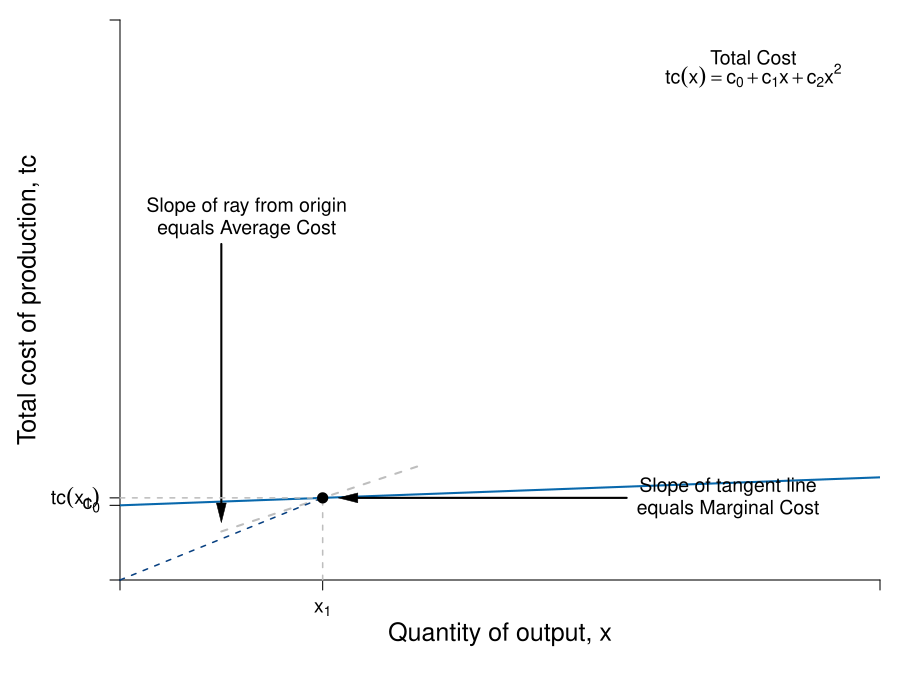

Write the R code that produced this figure.
#Graph Designer: Simon Halliday
#Authors: Bowles, Foley and Halliday
#Title: Coordination, Conflict and Competition: A Text in Microeconomics

require(shape)
pdf(file = "firmmarketsupply/total_cost_eos.pdf", width = 9, height = 7)

#Set parameters for graphics
axislabelsize <- 1.5
labelsize <- 1.2
graphlinewidth <- 2
segmentlinewidth <- 1.5

COL <- c("#7fc97f", "#beaed4", "#fdc086", "#ffff99", "#386cb0", "#f0027f", "#bf5b17", "#666666")
COLA <- c("#99d8c9","#66c2a4","#41ae76", "#238b45", "#005824")
COLB <- c("#4eb3d3", "#2b8cbe", "#0868ac","#084081")

#Edited the margins to cater for the larger LHS labels
par(mar =  c(6, 6, 1, 1))

totalcost <- function(x, c0 = 10, c1 = 2, c2 = 0.5){
  c0 + c1*x
}

avgcost <- function(x, c0 = 10, c1 = 2, c2 = 0.5){
  totalcost/x
}

marginalcost <- function(x, c1 = 2, c2 = 0.5){
  c1 + 2*c2*x
}

mcline <- function(x, constant = 0.3181472, slope = 0.125){
  constant + slope*x
}

isocost <- function(l, c = 10, w = 1, r = 1) {
  c - (w/r)*l
}


isoquant <- function(l, alpha = 0.5, x = 5) {
  (x / l^alpha)^(1/(1 - alpha))
}

xlims <- c(0, 15)
ylims <- c(0, 15)

npts <- 501 
x <- seq(xlims[1], xlims[2], length.out = npts)
y <- seq(ylims[1], ylims[2], length.out = npts) 
a <- c(13, 16.75, 19.25)

plot(0, 0, xlim = xlims, ylim = ylims, type = "n",
     xlab = expression(paste("")),
     ylab = expression(paste("")), 
     xaxt = "n", 
     yaxt = "n", 
     cex.lab = axislabelsize, 
     bty = "n",
     xaxs="i", 
     yaxs="i")

# ticksy <- seq(from = ylims[1], to = ylims[2], by = 1)
# ylabels <- seq(from = ylims[1], to = ylims[2], by = 1)
# ticksx <- seq(from = xlims[1], to = xlims[2], by = 1)
# xlabels <- seq(from = xlims[1], to = xlims[2], by = 1)
ticksy <- c(0, 2, totalcost(x = 4, c0 = 2, c1 = 0.05, c2 = 0.05), ylims[2])
ylabels <- c(NA, expression(paste(c[0])), expression(paste(tc(x[1]))), NA)
ticksx <- c(0, 4, xlims[2])
xlabels <- c(NA, expression(paste(x[1])), NA)




axis(1, at = ticksx, pos = 0, labels = xlabels, cex.axis = labelsize)
axis(2, at = ticksy, pos = 0, labels = ylabels, las = 1, cex.axis = labelsize)

npts <- 500 
xx1 <- seq(xlims[1], xlims[2], length.out = npts)
xx3 <- seq(2, 6, length.out = npts)

#lines(xx1, bcA(xx1, w = 10, p = 1.5), col = COLB[3], lwd = graphlinewidth)
lines(xx1, totalcost(xx1, c0 = 2, c1 = 0.05, c2 = 0.05), col = COLB[3], lwd = graphlinewidth)
lines(xx3, mcline(xx3, constant = totalcost(x = 4, c0 = 2, c1 = 0.05, c2 = 0.05) - 4*marginalcost(x = 4, c1 = 0.05, c2 = 0.05), slope = marginalcost(x = 4, c1 = 0.05, c2 = 0.05)), col = "gray", lty = 2, lwd = graphlinewidth)

#Label the axes
mtext(expression(paste("Quantity of output, ", x)), side=1, line = 2.5, cex = axislabelsize)
text(-1.8, 0.5*ylims[2], expression(paste("Total cost of production, ",tc)), xpd = TRUE, cex = axislabelsize, srt = 90) 

#Label the cost curve
text(12.5, 14, expression("Total Cost"), cex = labelsize)
text(12.5, 13.5, expression(paste(tc(x) == c[0] + c[1]*x + c[2]*x^2)), cex = labelsize)

#Average Cost
text(2.5, 10, expression(paste("Slope of ray from origin")), cex = labelsize)
text(2.5, 9.4, expression(paste("equals Average Cost")), cex = labelsize)
Arrows(2, 9, 2, 1.8, col = "black", lty = 1, lwd = 2, arr.type = "triangle", arr.lwd = 0.5)

#Marginal Cost
text(12, totalcost(x = 4, c0 = 2, c1 = 0.05, c2 = 0.05) + 0.3, expression(paste("Slope of tangent line")), cex = labelsize)
text(12, totalcost(x = 4, c0 = 2, c1 = 0.05, c2 = 0.05) - 0.3, expression(paste("equals Marginal Cost")), cex = labelsize)
Arrows(10, totalcost(x = 4, c0 = 2, c1 = 0.05, c2 = 0.05), 4.5, totalcost(x = 4, c0 = 2, c1 = 0.05, c2 = 0.05) , col = "black", lty = 1, lwd = 2, arr.type = "triangle", arr.lwd = 0.5)

#Draw segments for average cost
segments(0, totalcost(x = 4, c0 = 2, c1 = 0.05, c2 = 0.05), 4, totalcost(x = 4, c0 = 2, c1 = 0.05, c2 = 0.05), lty = 2, col = "gray" , lwd = segmentlinewidth)
segments(4, 0, 4, totalcost(x = 4, c0 = 2, c1 = 0.05, c2 = 0.05), lty = 2, col = "gray" , lwd = segmentlinewidth)
segments(0, 0, 4, totalcost(x = 4, c0 = 2, c1 = 0.05, c2 = 0.05), lty = 2, col = COLB[4] , lwd = segmentlinewidth)
points(4, totalcost(x = 4, c0 = 2, c1 = 0.05, c2 = 0.05), pch = 16, col = "black", cex = 1.5)


dev.off()
